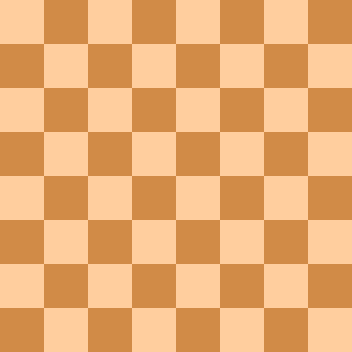
#> input picture DATA/flat_chessboard.png, 352 x 352 px, found by its file name
$ jupyter execute corner_detection.ipynb
#> lines starting #> are read from the running program, lines starting #| are printed output that depends on the picture; after the words box and inside, x2 and y2 are one past the last pixel; in counts of white or black regions, pixels touching at a corner belong together
[cell 1]
import cv2
import numpy as np
from matplotlib import pyplot as plt

[cell 2]
flat_chess =  cv2.imread("DATA\\flat_chessboard.png")
#> flat_chess is the input picture: shape (352, 352, 3); mean B, G, R 114.5, 172.5, 232

[cell 3]
flat_chess = cv2.cvtColor(flat_chess,cv2.COLOR_BGR2RGB)

[cell 4]
plt.imshow(flat_chess)

[cell 5]
gray = cv2.cvtColor(flat_chess  ,cv2.COLOR_BGR2GRAY)
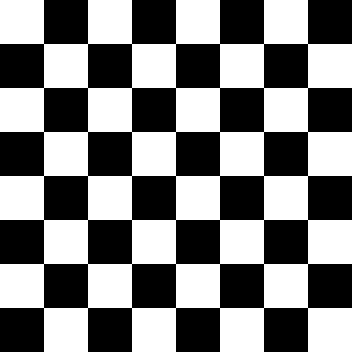
#> gray: shape (352, 352); values 127 (black) and 197 (white), 50% white; 1 white region, box (x1, y1, x2, y2) and area: (0, 0, 352, 352) 61952

[cell 6]
plt.imshow(gray,cmap = "gray")

[cell 7]
real_chess = cv2.imread("DATA\\real_chessboard.jpg")
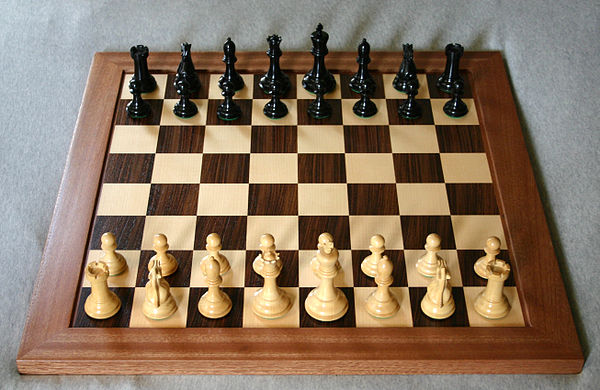
#> input picture DATA/real_chessboard.jpg, 600 x 390 px, found by its file name
#> real_chess is the input picture: shape (390, 600, 3); mean B, G, R 98.1, 117.7, 137.5

[cell 8]
plt.imshow(real_chess)

[cell 9]
real_chess = cv2.cvtColor(real_chess ,cv2.COLOR_BGR2RGB)

[cell 10]
plt.imshow(real_chess)

[cell 11]
gray = np.float32(gray)

[cell 12]
gray

[cell 13]
gray.shape
#> Out = (352, 352)

[cell 14]
dst  = cv2.cornerHarris(gray , 2, 3 , k = 0.04 )

[cell 15]
dst = cv2.dilate(dst,None)

[cell 16]
flat_chess[dst >0.01*dst.max()] = [255,0,0]
#> flat_chess: shape (352, 352, 3); mean R, G, B 232.2, 170.8, 113.4

[cell 17]
plt.imshow(flat_chess)

[cell 18]
real_chess_gray = cv2.cvtColor(real_chess ,cv2.COLOR_BGR2GRAY)
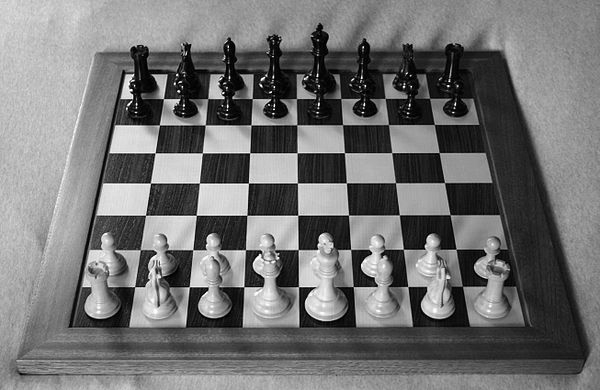
#> real_chess_gray: shape (390, 600); min 0, max 255, mean 114.1

[cell 19]
plt.imshow(real_chess_gray ,cmap="gray")

[cell 20]
real_chess_gray = np.float32(real_chess_gray)

[cell 21]
dst = cv2.cornerHarris(real_chess_gray, 2 ,3 , 0.04)
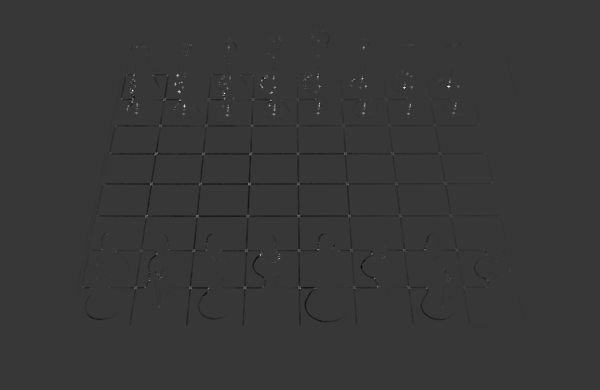
#> dst: shape (390, 600) float32; min -86200656, max 311296704, mean -362415.7; drawn with min black and max white

[cell 22]
dst

[cell 23]
dst = cv2.dilate(dst , None)
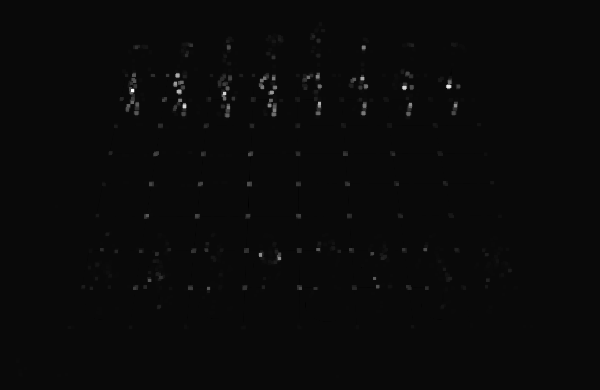
#> dst: shape (390, 600) float32; min -12255999, max 311296704, mean 1100786.9; drawn with min black and max white

[cell 24]
real_chess[dst >0.01*dst.max()] = [255,0,0]
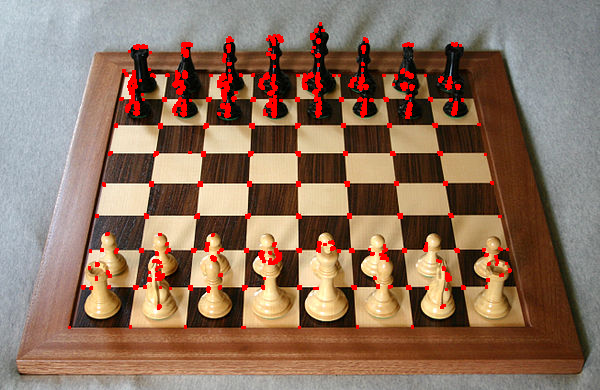
#> real_chess: shape (390, 600, 3); mean R, G, B 142.2, 114.9, 95.9

[cell 25]
plt.imshow(real_chess)

[cell 26]
flat_chess =  cv2.imread("DATA\\flat_chessboard.png")
flat_chess = cv2.cvtColor(flat_chess,cv2.COLOR_BGR2RGB)
flat_chess_gray = cv2.cvtColor(flat_chess,cv2.COLOR_BGR2GRAY)

[cell 27]
real_chess = cv2.imread("DATA\\real_chessboard.jpg")
real_chess_gray = cv2.cvtColor(real_chess ,cv2.COLOR_BGR2GRAY)

[cell 28]
corners = cv2.goodFeaturesToTrack(flat_chess_gray , 64, 0.01 , 10)
#> corners = 49 rows, first 8: [308, 308], [264, 308], [220, 308], [176, 308], [132, 308], [88, 308], [44, 308], [308, 264]

[cell 29]
corners
#> Out has the same summary as corners

[cell 30]
corners = np.int0(corners)
corners
#> Out has the same summary as corners

[cell 31]
for i in corners:
    x,y = i.ravel() # [[x, y]] → [x, y]

    cv2.circle(flat_chess ,(x,y) ,3, 255 ,-1) # köşeler tespit edilip boyandı
    plt.imshow(flat_chess)
#> this loop made 49 passes
#> (x, y) on passes 1 to 12: (308, 308), (264, 308), (220, 308), (176, 308), (132, 308), (88, 308), (44, 308), (308, 264), (264, 264), (220, 264), (176, 264), (132, 264)
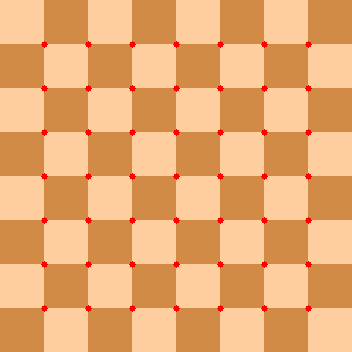
#> flat_chess: shape (352, 352, 3); mean R, G, B 232.3, 170.5, 113.2
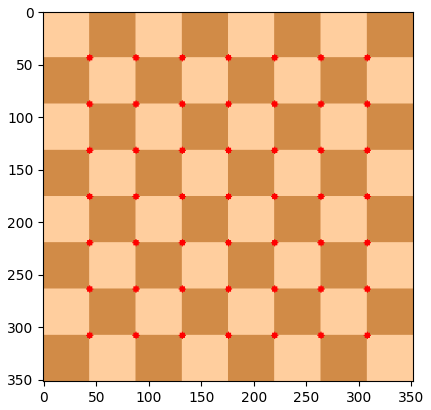
#> figure drawn by matplotlib, 1 panel

[cell 32]
corners = cv2.goodFeaturesToTrack(real_chess_gray , 64, 0.01 , 10)
#> corners = 64 rows, first 8: [178, 91], [132, 90], [448, 86], [177, 75], [183, 105], [207, 288], [403, 87], [248, 183]

[cell 33]
corners = np.int0(corners)
corners
#> Out has the same summary as corners

[cell 34]
for i in corners:
    x,y = i.ravel()
    cv2.circle(real_chess , (x,y),3,255,-1)
    plt.imshow(real_chess)
#> this loop made 64 passes
#> (x, y) on passes 1 to 12: (178, 91), (132, 90), (448, 86), (177, 75), (183, 105), (207, 288), (403, 87), (248, 183), (154, 154), (274, 109), (223, 92), (278, 258)
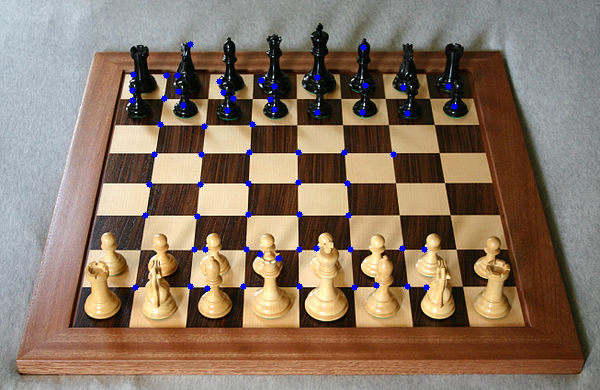
#> real_chess: shape (390, 600, 3); 0.79% of pixels changed, all inside (x1, y1, x2, y2) = (129, 41, 458, 292)
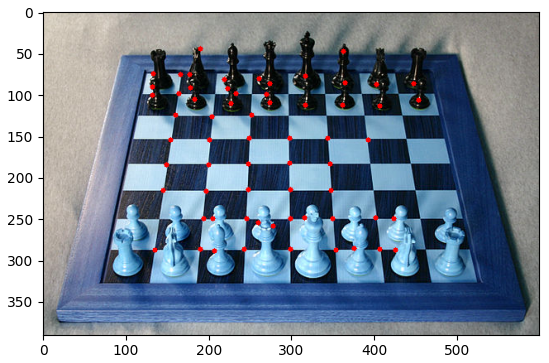
#> figure drawn by matplotlib, 1 panel; B, G, R data is drawn as R, G, B
